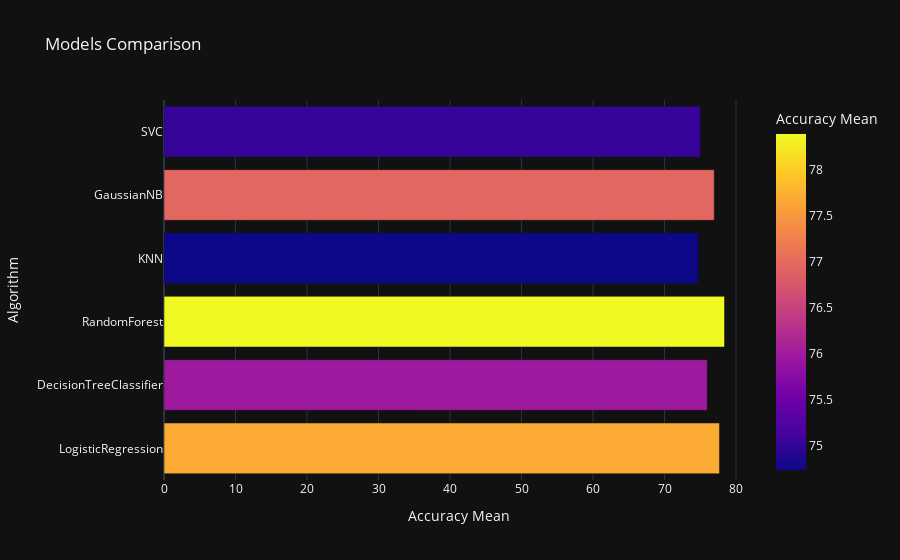

Notebook code for this chart:
### Code cell
import plotly.express as px

px.bar(data_frame = model_results, x = 'Accuracy Mean', y = 'Algorithm', color = 'Accuracy Mean', template = 'plotly_dark', title = 'Models Comparison')

### Figure 1 — Plotly figure (JSON) as saved in the notebook; plotly's stock layout.template omitted (floating-point values rounded to 4 significant figures)
{"data": [{"alignmentgroup": "True", "hovertemplate": "Accuracy Mean=%{marker.color}<br>Algorithm=%{y}<extra></extra>", "legendgroup": "", "marker": {"color": [77.69, 75.98, 78.39, 74.74, 76.96, 75.03], "coloraxis": "coloraxis", "pattern": {"shape": ""}}, "name": "", "offsetgroup": "", "orientation": "h", "showlegend": false, "textposition": "auto", "type": "bar", "x": [77.69, 75.98, 78.39, 74.74, 76.96, 75.03], "xaxis": "x", "y": ["LogisticRegression", "DecisionTreeClassifier", "RandomForest", "KNN", "GaussianNB", "SVC"], "yaxis": "y"}], "layout": {"barmode": "relative", "coloraxis": {"colorbar": {"title": {"text": "Accuracy Mean"}}, "colorscale": [[0, "#0d0887"], [0.1111, "#46039f"], [0.2222, "#7201a8"], [0.3333, "#9c179e"], [0.4444, "#bd3786"], [0.5556, "#d8576b"], [0.6667, "#ed7953"], [0.7778, "#fb9f3a"], [0.8889, "#fdca26"], [1, "#f0f921"]]}, "legend": {"tracegroupgap": 0}, "title": {"text": "Models Comparison"}, "xaxis": {"anchor": "y", "domain": [0, 1], "title": {"text": "Accuracy Mean"}}, "yaxis": {"anchor": "x", "domain": [0, 1], "title": {"text": "Algorithm"}}}}
